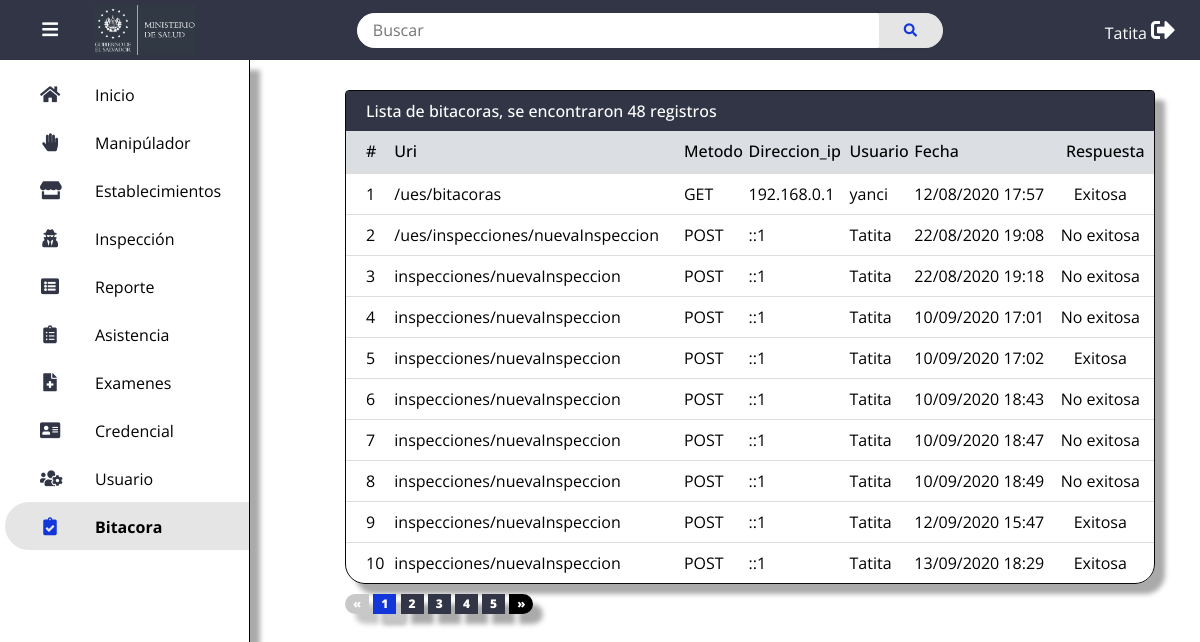
The app's page /bitacoras (signed in), older data.
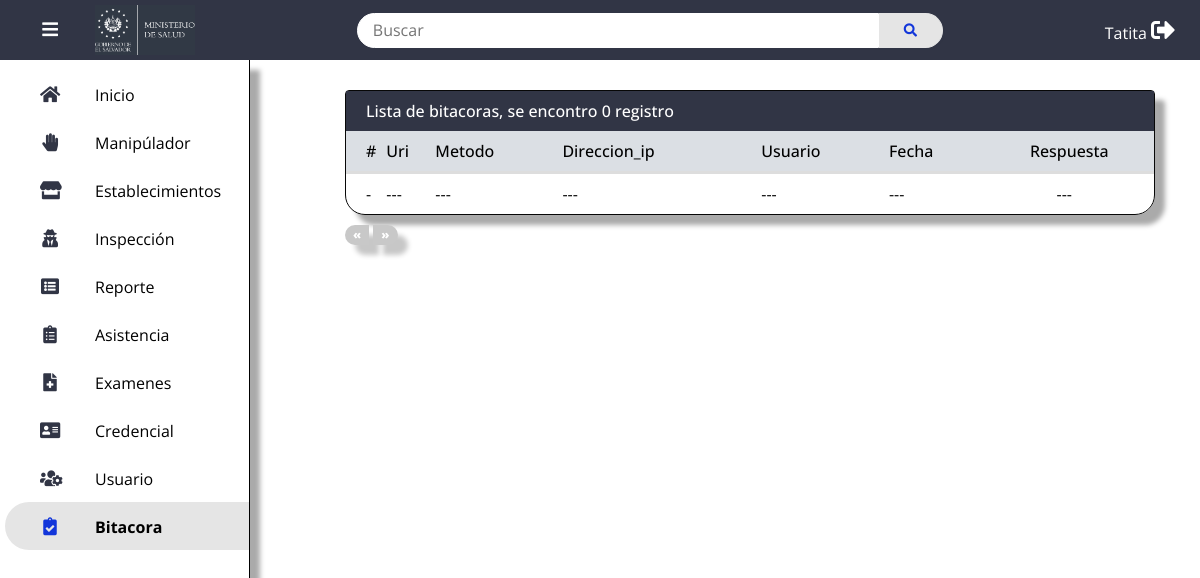
The same page, newer data.
### tables this page shows
CREATE TABLE `tbllog` (
  `id_log` int(11) NOT NULL,
  `uri` varchar(100) NOT NULL,
  `metodo` varchar(6) NOT NULL,
  `direccion_ip` varchar(40) NOT NULL,
  `usuario_log` varchar(50) NOT NULL,
  `fecha_log` datetime NOT NULL,
  `respuesta_log` enum('Exitosa','No exitosa') NOT NULL
);

### app/controllers/bitacoras.php (called while the page is built, shortened)
<?php
class Bitacoras extends MainController
{
    function __construct(){
        $this->ModeloBitacoras = $this->model('ModeloBitacoras');
    }
    public function index($pagina = 1, $busqueda = null, $pos_pagina = 10){
        $rutaContrBusqueda = ROUTE_URL.'/bitacoras/index';
        $bitacora = null;
        $bitacoras = $this->ModeloBitacoras->obtenerBitacoras();
        $cuantosRegistros = $this->ModeloBitacoras->numeroRegistros($busqueda,'1');
		$respuesta = paginar_todo($cuantosRegistros , $pagina, $pos_pagina);
		if (!$respuesta['error']) {
            $bitacoras = $this->ModeloBitacoras->bitacorasPorLimite($pos_pagina, $respuesta['desde'], $busqueda);
        }
        $parameters =[
            'title'=> 'Bitacoras',
            'menu' => 'bitacoras',
            'rutaContrBusqueda' => $rutaContrBusqueda,
            'respuesta' => $respuesta,
            'busqueda' => $busqueda,
            'bitacora' => $bitacora,
            'bitacoras' => $bitacoras,
        ];
        $this->view('bitacoras/bitacoras', $parameters);
    }
}

### app/library/Core.php (called while the page is built, shortened)
<?php
	class Core{
		protected $currentMethod = 'index';
		protected $parameters = [];
		public function __construct(){
			$this->currentController = new $this->currentController;
			call_user_func_array([$this->currentController, $this->currentMethod], $this->parameters);
		}
	}
?>

### public/index.php (called while the page is built, shortened)
<?php
	$start = new Core;
?>

### app/library/Sql.php (called while the page is built, shortened)
<?php
    class Sql{
        private $host = DB_HOST;
        private $db = DB_NAME;
        private $user = DB_USER;
        private $pass = DB_PASS;
        private $dbh;
        private $stmt;
        public function __construct(){
            $dsn = "mysql:host=" . $this->host. ";dbname=" . $this->db;
            $option = array(
                PDO::ATTR_PERSISTENT => true,
                PDO::ATTR_ERRMODE => PDO::ERRMODE_EXCEPTION
            );
            try{
                $this->dbh = new PDO($dsn, $this->user, $this->pass, $option);
                $this->dbh->exec('SET NAMES utf8');
            } catch (PDOException $e){
                $this->error = $e->getMessage();
                echo $this->error;
            }
        }
        public function query($sql){
            $this->stmt = $this->dbh->prepare($sql);
        }
        public function execute(){
            return $this->stmt->execute();
        }
        public function registers(){
            $this->execute();
            return $this->stmt->fetchAll(PDO::FETCH_OBJ);
        }
        public function rowCount(){
            $this->execute();
            return $this->stmt->rowCount();
        }
    }
?>

### app/models/modeloBitacoras.php (called while the page is built, shortened)
<?php
    class ModeloBitacoras{
        private $db;
        public function __construct(){
            $this->db = new Sql;
        }
        public function obtenerBitacoras(){
            $this->db->query("SELECT  id_log, uri, metodo, direccion_ip, usuario_log,
                                DATE_FORMAT(fecha_log, '%d/%m/%Y %H:%i') as fecha_log,
                                respuesta_log FROM tbllog");
            return $this->db->registers();
        }
        public function numeroRegistros($busqueda = null){
            if ($busqueda != null && strpos($busqueda, ' ')) {
                $busquedaNombre = explode(' ', $busqueda);
				for($i = 0; $i < count($busquedaNombre); $i++){
					$busquedaNombre[$i] = '%'.$busquedaNombre[$i].'%';
				}
                $busqueda = implode($busquedaNombre);
                $this->db->query(
                    "SELECT  id_log, uri, metodo, direccion_ip, usuario_log,
                                DATE_FORMAT(fecha_log, '%d/%m/%Y %H:%i') as fecha_log,
                                respuesta_log FROM tbllog
                        WHERE(
                         LOWER(metodo) LIKE '%$busqueda%' OR
                         LOWER(usuario_log) LIKE '%$busqueda%' OR
                         LOWER(respuesta_log) LIKE '%$busqueda%'
                        )
                    ");
                return $this->db->rowCount();
            }else{
                $this->db->query("SELECT  id_log, uri, metodo, direccion_ip, usuario_log,
                                    DATE_FORMAT(fecha_log, '%d/%m/%Y %H:%i') as fecha_log,
                                    respuesta_log FROM tbllog");
                return $this->db->rowCount();
            }
        }
        public function bitacorasPorLimite($pos_pagina, $desde, $busqueda = null){
            if ($busqueda != null && strpos($busqueda, ' ')) {
                $busquedaNombre = explode(' ', $busqueda);
				for($i = 0; $i < count($busquedaNombre); $i++){
					$busquedaNombre[$i] = '%'.$busquedaNombre[$i].'%';
				}
                $busqueda = implode($busquedaNombre);
                $this->db->query(
                    "SELECT  id_log, uri, metodo, direccion_ip, usuario_log,
                            DATE_FORMAT(fecha_log, '%d/%m/%Y %H:%i') as fecha_log,
                            respuesta_log FROM tbllog
                             WHERE(
                                LOWER(metodo) LIKE '%$busqueda%' OR
                                LOWER(usuario_log) LIKE '%$busqueda%' OR
                                LOWER(respuesta_log) LIKE '%$busqueda%'
                             )
                             LIMIT $desde, $pos_pagina
                            -- ORDER BY nombreusuario DESC
                    ");
                return $this->db->registers();
            }else{
                $this->db->query(" SELECT  id_log, uri, metodo, direccion_ip, usuario_log,
                                DATE_FORMAT(fecha_log, '%d/%m/%Y %H:%i') as fecha_log,
                                respuesta_log   FROM tbllog
                                LIMIT $desde, $pos_pagina ");
                return $this->db->registers();
            }
        }
    }
?>

### app/helpers/paginacion_helper.php (called while the page is built)
<?php
function paginar_todo($cuantos, $pagina, $pos_pagina){
    $totalPaginas = ceil($cuantos/ $pos_pagina);
    if($pagina > $totalPaginas){
        $pagina = $totalPaginas;
    }
    $pagina -= 1;
    $desde = $pagina * $pos_pagina;
    if ($pagina >= $totalPaginas -1) {
        $pagina_siguiente = 1;
    }else{
        $pagina_siguiente = $pagina + 2;
    }
    if ($pagina < 1 ) {
        $pagina_anterior = $totalPaginas;
    }else{
        $pagina_anterior = $pagina;
    }
    $var = ($cuantos == 0)? true: false;
			$finNumId =  ($pagina + 1) * $pos_pagina;
            $numIds = range($desde, $finNumId);
    $respuesta = array(
        'error' => $var,
        'numIds' => $numIds,
        'cuantos' => $cuantos,
        'totalPaginas' => $totalPaginas,
        'pagina_actual' => ($pagina + 1),
        'pagina_siguiente' => $pagina_siguiente,
        'pagina_anterior' => $pagina_anterior,
        'desde' => $desde
    );
    return $respuesta;
}
?>

### app/views/bitacoras/bitacoras.php (the view, shortened to what the changed rows need)
<?php require_once('../app/views/inc/header.php'); ?>
            <table>
	            <thead>
			        <tr>
                        <th colspan="8">
                        <div class="title">
                            <p>Lista de bitacoras, se <?php echo $var = ($parameters['respuesta']['cuantos'] > 1)?'encontraron ':' encontro '?>
                            <?php echo $parameters['respuesta']['cuantos']. $var = ($parameters['respuesta']['cuantos'] > 1)?' registros':' registro'?>
                            </p>
                        </div>
   	 		        </tr>
			        <tr style= "background: #dbdfe4;">
				        <th width="5">#</th>
                        <th>Uri</th>
                        <th>Metodo</th>
                        <th>Direccion_ip</th>
                        <th>Usuario</th>
                        <th>Fecha</th>
                        <th>Respuesta</th>
			        </tr>
		        </thead>
		        <tbody>
                    <?php if( $parameters['respuesta']['error']):?>
                    <tr>
                        <td data-label="error">
                            -
                        </td>
                        <td data-label="error">
                            ---
                        </td>
                        <td data-label="error">
                            ---
                        </td>
                        <td data-label="error">
                            ---
                        </td>
                        <td data-label="error">
                            ---
                        </td>
                        <td data-label="error">
                            ---
                        </td>
                        <td data-label="error">
                            ---
                        </td>
                    </tr>
                    <?php else:?>
			        <?php for($i = 0; $i < count($parameters['bitacoras']); $i ++):?>
                    <tr>
                        <td data-label="#">
                            <?php echo $parameters['respuesta']['numIds'][$i] + 1?>
                        </td>
                        <td data-label="Uri">
                            <?php echo $parameters['bitacoras'][$i]->uri?>
                        </td>
                        <td data-label="Metodo">
                            <?php echo $parameters['bitacoras'][$i]->metodo?>
                        </td>
                        <td data-label="Direccion_ip">
                            <?php echo $parameters['bitacoras'][$i]->direccion_ip?>
                        </td>
                        <td data-label="Usuario">
                            <?php echo $parameters['bitacoras'][$i]->usuario_log?>
                        </td>
                        <td data-label="Fecha">
                            <?php echo $parameters['bitacoras'][$i]->fecha_log?>
                        </td>
                        <td data-label="Respuesta">
                            <?php echo $parameters['bitacoras'][$i]->respuesta_log?>
                        </td>
                    </tr>
                    <?php endfor?>
                    <?php endif;?>
	            </tbody>
	        </table>
            <section class="paginacion">
		        <ul>
                    <?php if ($parameters['respuesta']['pagina_actual'] ==  1 || $parameters['respuesta']['error'] == 1) :?>
                    <li class="disabled">&laquo;</li>
                    <?php elseif ($parameters['respuesta']['pagina_actual'] >  1 || $parameters['respuesta']['error'] == null):?>
                    <a class="inicio"
                    href="<?php echo ROUTE_URL.'/bitacoras'?>/<?php echo $parameters['respuesta']['pagina_anterior']?><?php echo $var = ($parameters['busqueda'] != null)?'/'.str_replace(' ', '_',$parameters['busqueda']): ''?>">&laquo;</a>
                    <?php endif;?>
                    <?php for ($i=1; $i <= $parameters['respuesta']['totalPaginas']; $i++):?>
                    <?php if ($parameters['respuesta']['pagina_actual'] == $i):?>
                    <li class="Active">
                    <a href="<?php echo ROUTE_URL.'/bitacoras'?>/<?php echo $i?><?php echo $var = ($parameters['busqueda'] != null)?'/'.str_replace(' ', '_',$parameters['busqueda']): ''?>"><?php echo $i?></a>
                    </li>
                    <?php else:?>
                    <li>
                        <a href="<?php echo ROUTE_URL.'/bitacoras'?>/<?php echo $i?><?php echo $var = ($parameters['busqueda'] != null)?'/'.str_replace(' ', '_',$parameters['busqueda']): ''?>"><?php echo $i?></a>
                    </li>
                    <?php endif?>
                    <?php endfor;?>
                    <?php if ($parameters['respuesta']['pagina_actual'] ==  $parameters['respuesta']['totalPaginas'] || $parameters['respuesta']['error'] == 1) :?>
                    <li class="disabled">&raquo;</li>
                    <?php elseif ($parameters['respuesta']['pagina_actual'] <  $parameters['respuesta']['totalPaginas'] || $parameters['respuesta']['error'] == null):?>
                    <a class="fin"
                        href="<?php echo ROUTE_URL.'/bitacoras'?>/<?php echo $parameters['respuesta']['pagina_siguiente']?>/<?php echo $var = ($parameters['busqueda'] != null)?'/'.str_replace(' ', '_',$parameters['busqueda']): ''?>">&raquo;</a>
                    <?php endif;?>
		        </ul>
	        </section>
        </main>
        </div>
        </div>
    </body>
</html>

Row changes from the older to the newer data that the page shows:
removed tbllog: numIds "1", uri "/ues/bitacoras", metodo "GET", direccion_ip "192.168.0.1", usuario_log "yanci", fecha_log "12/08/2020 17:57", respuesta_log "Exitosa"
removed tbllog: numIds "2", uri "/ues/inspecciones/nuevaInspeccion", metodo "POST", direccion_ip "::1", usuario_log "Tatita", fecha_log "22/08/2020 19:08", respuesta_log "No exitosa"
removed tbllog: numIds "3", uri "inspecciones/nuevaInspeccion", metodo "POST", direccion_ip "::1", usuario_log "Tatita", fecha_log "22/08/2020 19:18", respuesta_log "No exitosa"
removed tbllog: numIds "4", uri "inspecciones/nuevaInspeccion", metodo "POST", direccion_ip "::1", usuario_log "Tatita", fecha_log "10/09/2020 17:01", respuesta_log "No exitosa"
removed tbllog: numIds "5", uri "inspecciones/nuevaInspeccion", metodo "POST", direccion_ip "::1", usuario_log "Tatita", fecha_log "10/09/2020 17:02", respuesta_log "Exitosa"
removed tbllog: numIds "6", uri "inspecciones/nuevaInspeccion", metodo "POST", direccion_ip "::1", usuario_log "Tatita", fecha_log "10/09/2020 18:43", respuesta_log "No exitosa"
removed tbllog: numIds "7", uri "inspecciones/nuevaInspeccion", metodo "POST", direccion_ip "::1", usuario_log "Tatita", fecha_log "10/09/2020 18:47", respuesta_log "No exitosa"
removed tbllog: numIds "8", uri "inspecciones/nuevaInspeccion", metodo "POST", direccion_ip "::1", usuario_log "Tatita", fecha_log "10/09/2020 18:49", respuesta_log "No exitosa"
removed tbllog: numIds "9", uri "inspecciones/nuevaInspeccion", metodo "POST", direccion_ip "::1", usuario_log "Tatita", fecha_log "12/09/2020 15:47", respuesta_log "Exitosa"
removed tbllog: numIds "10", uri "inspecciones/nuevaInspeccion", metodo "POST", direccion_ip "::1", usuario_log "Tatita", fecha_log "13/09/2020 18:29", respuesta_log "Exitosa"
Text that changed along with them:
$parameters['respuesta']['cuantos']: "48" → "0"
text no longer shown: "encontraron registros"
text now shown: "encontro registro - --- --- --- --- --- ---"
list line gone: "1"
list line gone: "2"
list line gone: "3"
list line gone: "4"
list line gone: "5"
